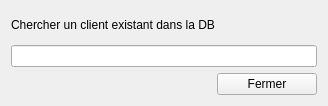
<?xml version="1.0" encoding="UTF-8"?>
<ui version="4.0">
 <class>Login</class>
 <widget class="QWidget" name="Login">
  <property name="geometry">
   <rect>
    <x>0</x>
    <y>0</y>
    <width>328</width>
    <height>106</height>
   </rect>
  </property>
  <property name="minimumSize">
   <size>
    <width>300</width>
    <height>0</height>
   </size>
  </property>
  <property name="windowTitle">
   <string/>
  </property>
  <layout class="QGridLayout" name="gridLayout_2">
   <item row="0" column="0">
    <layout class="QVBoxLayout" name="verticalLayout">
     <item>
      <widget class="QLabel" name="label">
       <property name="text">
        <string>Chercher un client existant dans la DB</string>
       </property>
      </widget>
     </item>
     <item>
      <widget class="QLineEdit" name="search_field"/>
     </item>
     <item alignment="Qt::AlignRight">
      <widget class="QPushButton" name="close_button">
       <property name="minimumSize">
        <size>
         <width>100</width>
         <height>0</height>
        </size>
       </property>
       <property name="maximumSize">
        <size>
         <width>100</width>
         <height>16777215</height>
        </size>
       </property>
       <property name="sizeIncrement">
        <size>
         <width>100</width>
         <height>0</height>
        </size>
       </property>
       <property name="text">
        <string>Fermer</string>
       </property>
      </widget>
     </item>
    </layout>
   </item>
  </layout>
 </widget>
 <resources/>
 <connections/>
</ui>
